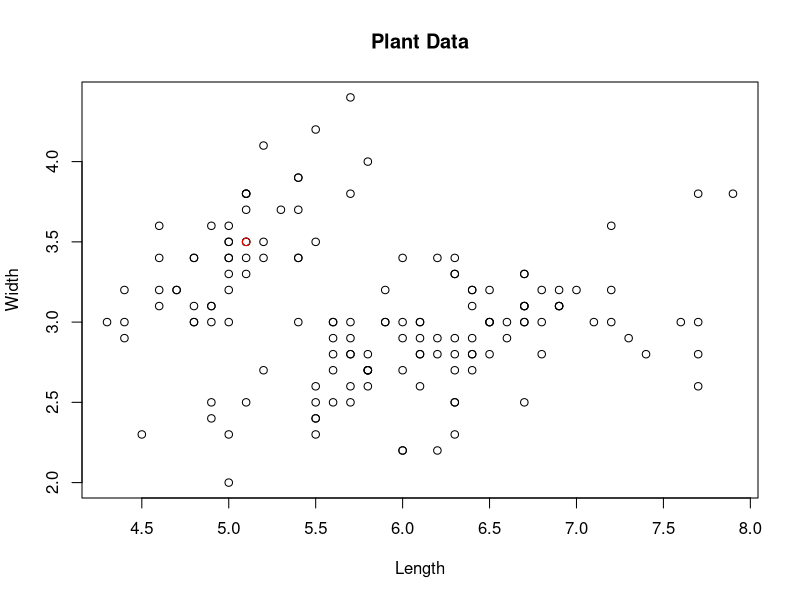

Here is the R script that generated this plot: (Note: this script raises an error after producing the figure.)
#===============================================================================
# ◯。°。°。°。°。°。°。°。°。°。°。° LOOPS 。°。°。°。°。°。°。°。°。°。°。°◯
#===============================================================================


# Loops, quite simply, loop! When a loop is run in R (or even other programming
# languages!) a block of code is run again and again, often until a specified 
# condition is met. Each time the code within a loop is run, it is referred to as 
# an iteration.

# Loops are useful for quickly performing mundane tasks that would otherwise 
# require manual completion. 

# Different loops are useful for different scenarios. Using loops successfully 
# requires recognizing when to use different loops types. Throughout this
# assignment, we will cover three major types of loops in R: "For Loops", "While
# Loops" and "Repeat Loops". 

# For Loops: A for loop repeats a given task for defined number of times.

# While Loops: A while loop keeps repeating a block of code until a certain
# logical parameter is met. Example: While x is less than 3, perform action y.

# Repeat Loops: Similar to while loop but requires a break, or stop to prevent
# the loop from running forever. Example: Until 10 iterations, perform action y. 

#===============================================================================
# For Loops 
#===============================================================================

### Description:

# A For Loop applies a set of operations over a collection of objects (list, vector, matrix, or data frame)
# repeated a defined number of times. The number of iterations are known in advance. 

### Example:
# Create a vector of numbers 1 through 5, and
# then use a for loop to iterate through each number in the vector and print it to the console. 
# The loop variable i takes on the values 1, 2, 3, 4, and 5, and the print() function is called with each value of i.

# create a vector of numbers
numbers <- c(1, 2, 3, 4, 5)

# create a for loop that prints each number in the vector
for (i in numbers) {
  print(i)
}

# For loops can iterate over a sequence of numbers, in the following example,
# from 1 to 100 and calculates the sum of the numbers. 
# The loop variable i takes on the values 1, 2, 3, ..., 100, and the sum variable is updated on each iteration.

sum <- 0
for (i in 1:100) {
  sum <- sum + i
}
print(sum)


### TASK: 

# ✿¸.•´*¨`*•✿ Let's look at some flowers! ✿•*`¨*`•.¸✿

# 1) Load in the "iris" data set built into R. 
# Name the data frame "iris_loop"

iris_loop <- iris

# 2) Set up your For Loop with the parameters to
# use any integer from 1 through the number of columns
# within the data frame (ncol function may be of some assistance)
for (i in 1:ncol(iris_loop)) {
  if(grepl("Length", colnames(iris_loop)[i])){
    iris_loop[,i] <- iris_loop[,i] + 1000
  }
  }

# 3) Within curly brackets, set the following logical conditions under an "if" function:

  
#     a) Make it so the function returns a "TRUE" statement if certain
# conditions which we will later establish are met (Grapple with the grepl() function)

#     b) Select the columns within the "iris_loop" data frame and all integers separated by a comma 
# (HINT: [,i] will be the best way to do this)

#     c) Subset another curly bracket pair within the if condition.
#  Inside this secondary curly bracket, set up a logical condition: 
#  1000+separated integers. Make sure this condition is saved back into the "iris_loop" data frame with a "<-"

# 4) Make sure to close out all curly brackets to complete the loop.

# Question: What happens if you change the "1000+" to "50+"?
#we would add 50 to everything instead

#===============================================================================
# While Loops
#===============================================================================


### Description :
# A while loop is a control flow statement that allows you to repeatedly execute a block of code as long as a certain condition is met.
# The condition is a logical expression that is evaluated before each iteration of the loop. If the condition is TRUE, 
# the code inside the loop is executed, and then the condition is evaluated again. This process continues until the condition becomes FALSE, 
# at which point the loop terminates and execution continues with the code following the loop.


###Next within Loops:
# Within loops, especially While Loops, if you wish to skip a current variable and go onto the next
# iteration, you can use the "next" argument within the function. This can be helpful 
# in ignoring variables that would be messy, useless, and overall just unwanted (:,( poor variable)) 
# Consider the following example:
x<-20     # Here we set the length of our variable. 
while (x) {x <- x - 1 # We set our conditions in which x will be equal to x-1
if (x%%2 != 0) # A further condition is set in which x is divided by 2 if not equal to 0
  next # This tells the while loop to skip any numbers after our conditions set above
print(x)} # This prints x after it has gone through the loop

### QUESTION: Why do we have the argument !=0? What would occur if we changed it to !=1? 
# Go ahead and give it a try:
x<-20  
while (x) {x <- x - 1 
if (x%%2 != 1) 
  next 
print(x)}
# it starts at 19 rather than 18

### Example 1 of While Loops:

# Let's try an example with numbers!

x <- 1 # Stores 1 in the x variable.
while (x < 6) { # Start of the while loop. While x is less than 6, perform some action.
  print(x) #In this case, our action is printing x
  x = x+1 # Adds one to x each loop.
}

### Example 2 of While Loops:

# We can use this to label samples

# Let's build a sample data frame.
Samples_Without_ID <- c("Frog", "Cool Frog", "The Coolest Frog","Cute Frog", "Very Cute Frog", "Strong Frog", "Very Strong Frog")
Samples_Without_ID1 <- data.frame(samples = Samples_Without_ID)  #Stores as a data frame.

# Creates length 7 character vector. 
SampleID <- character(7)

x <- 0 # stores 0 into a variable called x.
while (x < 7) { # Creates a while loop that is valid while x is less than 7.
  x <- x + 1 # Adds 1 to the value of x for each iteration of the while loop.
  SampleID[x] <- paste("Sample#", x, sep = "") # Pastes together the character "Sample#" with the variable x.
  # This gives an outputs of "Sample1, Sample2, Sample3, etc.)
}

SampleID <- data.frame(SampleID) #Stores as a data frame.

View(SampleID) # Let's check it out!

# Great! Now we want to label our frogs in the Samples_Without_ID1 data frame.  

Samples_With_Label <- cbind(SampleID, Samples_Without_ID1)


### TASK:
# Create a while loop which pastes whole numbers from 1 to 10, but exclude printing 3 using the next function.
# output should look like this: 1, 2, 4, 5, 6, 7, 8, 9, 10



x <- 1:10
for(i in x){
  if(i== 3)
    next
  print(i)}

x <- 0
while(x < 10){
  x <- x+1
  if(x == 3){
    next
  }
  print(x)
}

#===============================================================================
#Repeat Loops
#===============================================================================

###Description: 
# If we have a large multidimensional data frame and would like to repeat a block of code 
# over and over again across this data frame, it would be best to use a Repeat loop.
# A repeat loop will continuously execute a block of code and logical conditions over a data frame.
# If the logical conditions return "FALSE", the block of code will continue to be repeated 
# over the entire data frame. No output will be given for a "FALSE" return.
# If the logical conditions return "TRUE", an output will be given.
# However, unlike most other loops, even if a "TRUE" condition is met, the repeat loop will not 
# end, and continue to iterate over and over across the data frame.
# The only way for the Repeat loop to end is by giving it a BREAK condition.

### Question: Based on the description above and the description of While loops. 
# How do Repeat and While loops differ? When might it be best to use one rather than the other?

#A while loop keeps repeating a block of code until a certain
# logical parameter is met.The repeat loop needs a break programmed in to prevent it from running forever. 


### Breaks:
#The Break statement is a way to stop a loop from running before it has finished all its iterations. When the break statement is encountered within a repeat loop, the loop stops running immediately, and the program moves on to the next line of code after the loop. This can be useful if you want to stop a loop based on a certain condition, without having to wait for it to finish all its iterations.

### Example of Repeat Loops: 

# Basic example of Repeat Loop with a conditional break. 
# Without the break statement, repeat loops would continue indefinitely.
i <- 1
repeat {
  print(paste("Loop", i))
  if (i == 3) {
    break
  }
  i <- i + 1
}


# Example of using a repeat loop for 'data processing' and conditional break.
# In this example we will increase the salary of each individual in the dataset
# and store the processed data in a new dataset.

# First let's create a data frame with columns 'ID', 'Name', 'Age', 'Gender', and 'Salary'
my_data <- data.frame(
  ID = c(1, 2, 3, 4, 5),
  Name = c("John", "Alice", "Bob", "Eve", "Charlie"),
  Age = c(25, 32, 28, 40, 36),
  Gender = c("M", "F", "M", "F", "M"),
  Salary = c(50000, 60000, 55000, 70000, 65000)
)

# Create a counter to keep track of iterations
i <- 1
# Create a blank dataframe. This allows us to reset the dataframe everytime the loop is ran.
processed_data <- data.frame()

# Repeat loop for processing each row of the dataset
repeat {
  row <- my_data[i, ] # Get the row at the current iteration
  processed_row <- list(  # Perform some data processing on the row
    ID = row$ID,
    Name = paste("Processed:", row$Name),
    Age = row$Age,
    Gender = ifelse(row$Gender == "M", "Male", "Female"),
    Salary = row$Salary * 1.1 # Add a 10% salary increase
  )
  processed_data <- rbind(processed_data, processed_row) # Append the processed row to the processed_data  data frame
  i <- i + 1 # Increase the counter
  if (i > nrow(my_data) || processed_row$Salary > 100000) { 
    break  # Exit the loop when all rows have been processed or when the salary exceeds 100,000 (arbitrary)
  }}

### TASK:

# Let's try it on your own!

# Create a repeat loop that does the following: 
#1) Stores 1 in the variable y.
#2) prints y for iteration of the loop. 
#3) Increase y by .7 each iteration. 
#4) Set a break to terminate the loop when y is greater than 14
#5) Print "Y is big now!" when Y is greater than 14. 

y <- 1
repeat{
  print(y)
  ifelse(y > 14, print("Y is big now!"), NA)
  if(y > 14) {
    break
  }
  y=y+0.7
  }


#===============================================================================
#Final: Nested Loops within For Loops
#===============================================================================


# Description of nested loops
# Earlier in the course, we used nested ifelse functions. A nested ifeelse function is just
#an ifelse function INSIDE another ifelse function. The same goes for nested loops!

#In a nested loop, we have a loop INSIDE another loop! 

#Nested loops are often used for multideminsion data and allow for more precise
#control of your data. 


### Example of Nested loops:
# While any kind of loop can be nested within other loops, it will be easiest to look at the same two loops nested within each other. Nested loops allow us to look at multidimensional information. 
# A visualization of a real life nested loop would be an analogue clock.
# In this analogy, our outer loop of the clock would be the short hand, which tells the hour..
# Nested within this outer loop is the inner loop, the long hand of the clock, which tells the minute.
# Here's how we would accomplish this in R:


for (s in 1:12){  # Here we set up our outer loop as "s" to represent our short hand, so this will contain any variable between 1-12 since most analogue clocks use standard time.
  for (l in 01:59) # Now we add in a nested, inner logical condition, which creates a second value "l" for the long hand. This hand will represent our minutes
  {print(paste("The short hand is",s,"And the long hand", l))} # Now we want to print our variables, but paste them together when printed
} # Close the loops




### TASK:

# ✿¸.•´*¨`*•✿ More Flowers!✿•*`¨*`•.¸✿

# Now that we know how nested loops work, lets use our knowledge to create a graph that utilizes this new skill.
#We are going to create a scatterplot using the iris dataset, of sepal length vs. sepal width, with each point colored according to its species (setosa in red, versicolor in blue, and virginica in green). The nested loops are going to be used to loop over each species in the dataset, and then over each observation within that species to plot the points with the appropriate color.

#1. Load the iris dataset using the command data(iris).

#2. Create an empty scatterplot with the plot() function. Set the x-axis to Sepal.Length, y-axis to Sepal.Width, and add labels and a title.
data(iris)
plot(y=iris$Sepal.Width, x=iris$Sepal.Length, xlab="Length", ylab="Width", main="Plant Data")
  for(species in unique(iris$Species)) {
    species_data <- subset(iris, Species == species)
      for(i in 1:nrow(species_data)) {
        x <- species_data$Sepal.Length[i]
      y <- species_data$Sepal.Width[i]
      if(species == "setosa") {
        col<- "red"
        } else if(species == "veriscolor") {
        col<- "blue"
        } else {
        col <- "green"
        }
    points(x,y, col=col) 
      legend("topright",
             col = c("red", "blue", "green"),
             pch = 1, 
             title = "Species")
      }}


subset(df, subset=rownames(df) == 'r1') 
for (s in 1:12){  # Here we set up our outer loop as "s" to represent our short hand, so this will contain any variable between 1-12 since most analogue clocks use standard time.
  for (l in 01:59) # Now we add in a nested, inner logical condition, which creates a second value "l" for the long hand. This hand will represent our minutes
  {print(paste("The short hand is",s,"And the long hand", l))} # Now we want to print our variables, but paste them together when printed
} # Close the loops

#3. Create a loop to iterate over each unique species in the iris dataset using the for() function.
#4. Within the loop, subset the iris dataset to only include the current species using the subset() function.
#5. Assign a color to the current species using an if statement and a variable to hold the color.
#6. Create another loop to iterate over each observation within the current species using the for() function.
#7. Within the nested loop, extract the current observation's sepal length and width using the $ operator.
#8. Use the points() function to plot the current observation as a point on the scatterplot, using the assigned color.
#9. After the nested loop, use the legend() function to create a legend for the plot. Set the position to "topright", the legend argument to the unique species in the dataset, the col argument to a vector of colors matching the species, the pch argument to 1 to use solid point markers, and the title argument to "Species".
#10. Run the code and check that the resulting scatterplot has a legend.